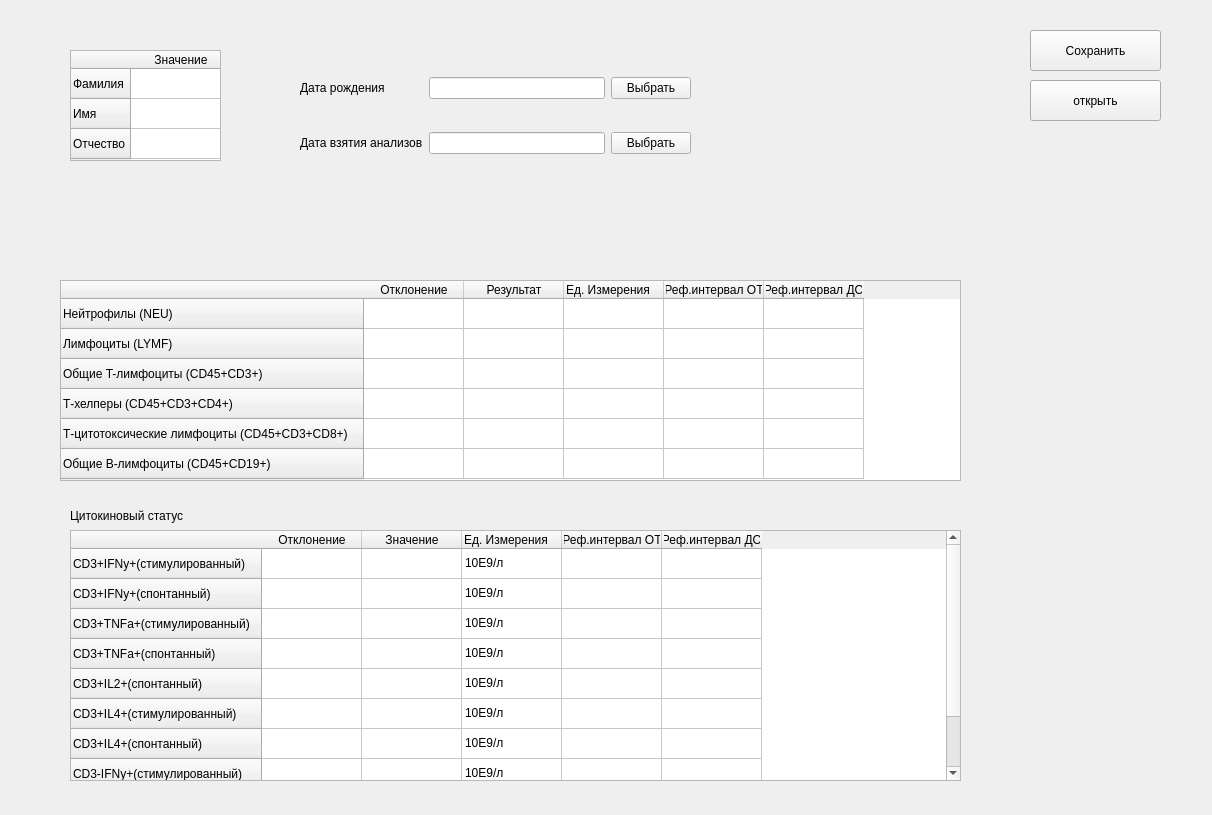
<?xml version="1.0" encoding="UTF-8"?>
<ui version="4.0">
 <class>Form</class>
 <widget class="QWidget" name="Form">
  <property name="geometry">
   <rect>
    <x>0</x>
    <y>0</y>
    <width>1212</width>
    <height>815</height>
   </rect>
  </property>
  <property name="windowTitle">
   <string>Form</string>
  </property>
  <widget class="QTableWidget" name="main_table">
   <property name="geometry">
    <rect>
     <x>60</x>
     <y>280</y>
     <width>901</width>
     <height>201</height>
    </rect>
   </property>
   <row>
    <property name="text">
     <string>Нейтрофилы (NEU)</string>
    </property>
   </row>
   <row>
    <property name="text">
     <string>Лимфоциты (LYMF)</string>
    </property>
   </row>
   <row>
    <property name="text">
     <string>Общие T-лимфоциты (CD45+CD3+)</string>
    </property>
   </row>
   <row>
    <property name="text">
     <string>Т-хелперы (CD45+CD3+CD4+)</string>
    </property>
   </row>
   <row>
    <property name="text">
     <string>Т-цитотоксические лимфоциты (CD45+CD3+СD8+)</string>
    </property>
   </row>
   <row>
    <property name="text">
     <string>Общие В-лимфоциты (CD45+CD19+) </string>
    </property>
   </row>
   <column>
    <property name="text">
     <string>Отклонение</string>
    </property>
   </column>
   <column>
    <property name="text">
     <string>Результат</string>
    </property>
   </column>
   <column>
    <property name="text">
     <string>Ед. Измерения</string>
    </property>
    <property name="textAlignment">
     <set>AlignLeading|AlignVCenter</set>
    </property>
   </column>
   <column>
    <property name="text">
     <string>Реф.интервал ОТ</string>
    </property>
   </column>
   <column>
    <property name="text">
     <string>Реф.интервал ДО</string>
    </property>
   </column>
   <item row="0" column="2">
    <property name="text">
     <string/>
    </property>
   </item>
   <item row="1" column="2">
    <property name="text">
     <string/>
    </property>
   </item>
   <item row="2" column="2">
    <property name="text">
     <string/>
    </property>
   </item>
   <item row="3" column="2">
    <property name="text">
     <string/>
    </property>
   </item>
   <item row="4" column="2">
    <property name="text">
     <string/>
    </property>
    <property name="textAlignment">
     <set>AlignLeading|AlignVCenter</set>
    </property>
   </item>
   <item row="5" column="2">
    <property name="text">
     <string/>
    </property>
   </item>
  </widget>
  <widget class="QTableWidget" name="personal_info_table">
   <property name="geometry">
    <rect>
     <x>70</x>
     <y>50</y>
     <width>151</width>
     <height>111</height>
    </rect>
   </property>
   <property name="verticalScrollBarPolicy">
    <enum>Qt::ScrollBarAlwaysOff</enum>
   </property>
   <property name="horizontalScrollBarPolicy">
    <enum>Qt::ScrollBarAlwaysOff</enum>
   </property>
   <row>
    <property name="text">
     <string>Фамилия</string>
    </property>
   </row>
   <row>
    <property name="text">
     <string>Имя</string>
    </property>
   </row>
   <row>
    <property name="text">
     <string>Отчество</string>
    </property>
   </row>
   <column>
    <property name="text">
     <string>Значение</string>
    </property>
   </column>
   <item row="0" column="0">
    <property name="text">
     <string/>
    </property>
   </item>
  </widget>
  <widget class="QPushButton" name="save_btn">
   <property name="geometry">
    <rect>
     <x>1030</x>
     <y>30</y>
     <width>131</width>
     <height>41</height>
    </rect>
   </property>
   <property name="text">
    <string>Сохранить</string>
   </property>
  </widget>
  <widget class="QWidget" name="gridLayoutWidget">
   <property name="geometry">
    <rect>
     <x>300</x>
     <y>50</y>
     <width>391</width>
     <height>131</height>
    </rect>
   </property>
   <layout class="QGridLayout" name="gridLayout">
    <item row="0" column="0">
     <widget class="QLabel" name="label">
      <property name="text">
       <string>Дата рождения</string>
      </property>
     </widget>
    </item>
    <item row="0" column="2">
     <widget class="QPushButton" name="pushButton">
      <property name="text">
       <string>Выбрать</string>
      </property>
     </widget>
    </item>
    <item row="0" column="1">
     <widget class="QLineEdit" name="lineEdit"/>
    </item>
    <item row="1" column="2">
     <widget class="QPushButton" name="pushButton_2">
      <property name="text">
       <string>Выбрать</string>
      </property>
     </widget>
    </item>
    <item row="1" column="0">
     <widget class="QLabel" name="label_2">
      <property name="text">
       <string>Дата взятия анализов</string>
      </property>
     </widget>
    </item>
    <item row="1" column="1">
     <widget class="QLineEdit" name="lineEdit_2"/>
    </item>
   </layout>
  </widget>
  <widget class="QTableWidget" name="cytokine_table">
   <property name="geometry">
    <rect>
     <x>70</x>
     <y>530</y>
     <width>891</width>
     <height>251</height>
    </rect>
   </property>
   <row>
    <property name="text">
     <string>CD3+IFNy+(стимулированный)</string>
    </property>
   </row>
   <row>
    <property name="text">
     <string>CD3+IFNy+(спонтанный)</string>
    </property>
   </row>
   <row>
    <property name="text">
     <string>CD3+TNFa+(стимулированный)</string>
    </property>
   </row>
   <row>
    <property name="text">
     <string>CD3+TNFa+(спонтанный)</string>
    </property>
   </row>
   <row>
    <property name="text">
     <string>CD3+IL2+(спонтанный)</string>
    </property>
   </row>
   <row>
    <property name="text">
     <string>CD3+IL4+(стимулированный)</string>
    </property>
   </row>
   <row>
    <property name="text">
     <string>CD3+IL4+(спонтанный)</string>
    </property>
   </row>
   <row>
    <property name="text">
     <string>CD3-IFNy+(стимулированный)</string>
    </property>
   </row>
   <row>
    <property name="text">
     <string>CD3-IFNy+(спонтанный)</string>
    </property>
   </row>
   <column>
    <property name="text">
     <string>Отклонение</string>
    </property>
   </column>
   <column>
    <property name="text">
     <string>Значение</string>
    </property>
   </column>
   <column>
    <property name="text">
     <string>Ед. Измерения</string>
    </property>
    <property name="textAlignment">
     <set>AlignLeading|AlignVCenter</set>
    </property>
   </column>
   <column>
    <property name="text">
     <string>Реф.интервал ОТ</string>
    </property>
   </column>
   <column>
    <property name="text">
     <string>Реф.интервал ДО</string>
    </property>
   </column>
   <item row="0" column="2">
    <property name="text">
     <string>10Е9/л</string>
    </property>
   </item>
   <item row="1" column="2">
    <property name="text">
     <string>10Е9/л</string>
    </property>
   </item>
   <item row="2" column="2">
    <property name="text">
     <string>10Е9/л</string>
    </property>
   </item>
   <item row="3" column="2">
    <property name="text">
     <string>10Е9/л</string>
    </property>
   </item>
   <item row="4" column="2">
    <property name="text">
     <string>10Е9/л</string>
    </property>
   </item>
   <item row="5" column="2">
    <property name="text">
     <string>10Е9/л</string>
    </property>
   </item>
   <item row="6" column="2">
    <property name="text">
     <string>10Е9/л</string>
    </property>
   </item>
   <item row="7" column="2">
    <property name="text">
     <string>10Е9/л</string>
    </property>
   </item>
   <item row="8" column="2">
    <property name="text">
     <string>10Е9/л</string>
    </property>
   </item>
  </widget>
  <widget class="QLabel" name="label_3">
   <property name="geometry">
    <rect>
     <x>70</x>
     <y>490</y>
     <width>311</width>
     <height>51</height>
    </rect>
   </property>
   <property name="text">
    <string>Цитокиновый статус</string>
   </property>
  </widget>
  <widget class="QPushButton" name="open_btn">
   <property name="geometry">
    <rect>
     <x>1030</x>
     <y>80</y>
     <width>131</width>
     <height>41</height>
    </rect>
   </property>
   <property name="text">
    <string>открыть</string>
   </property>
  </widget>
 </widget>
 <resources/>
 <connections/>
</ui>
